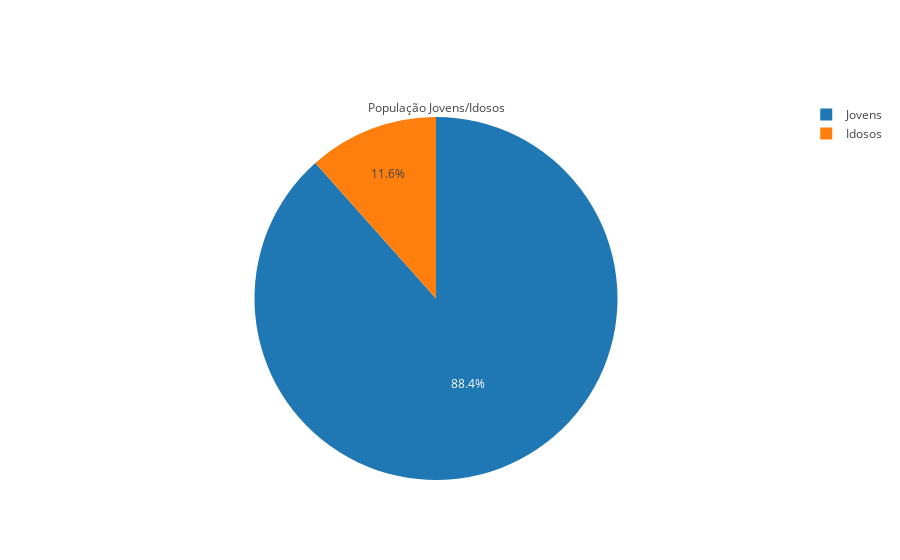

The notebook cell this image was saved under:
### Markdown cell above
Analise da idade da população do estado.

### Code cell
totalIdosos = df1['População Total| 60 e mais'].sum()
total = df1['População Total'].sum()

(totalIdosos * 100)/total


labels = ['Idosos','Jovens']
values = [(totalIdosos * 100)/total ,100 - ((totalIdosos * 100)/total)]

trace = go.Pie(labels=labels, values=values, title='População Jovens/Idosos')

iplot([trace], filename='basic_pie_chart')

### Figure 1 — Plotly figure (JSON) as saved in the notebook; plotly's stock layout.template omitted (floating-point values rounded to 4 significant figures)
{"data": [{"labels": ["Idosos", "Jovens"], "title": {"text": "População Jovens/Idosos"}, "type": "pie", "uid": "7a03c434-5b99-4038-87f8-4de992b3fb73", "values": [11.58, 88.42]}], "layout": {}}
